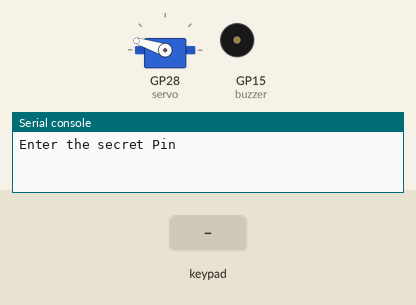
Recording of a program running on a simulated Raspberry Pi Pico running MicroPython. Parts: servo, buzzer (waves = sounding, pin HIGH), the last lines printed to the serial console. Inputs (shaded band) come from the test bench. Servo angles are drawn from the pulse width (0.5 ms = 0°, 2.5 ms = 180°); pins used as bus, display or sensor lines are not drawn.

Above: at 1.2 s.
1.3 s: keypad keys 1 2 pressed 0.4 s apart
At 3.6 s:
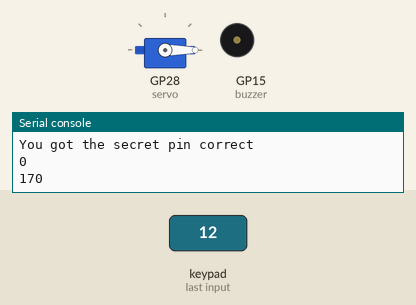
5.1 s: key '*' pressed
7.5 s: key '1' pressed
At 8.4 s:
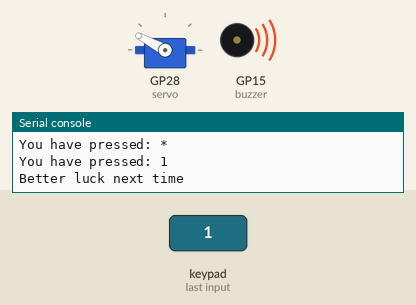
10.5 s: key '#' pressed
12.0 s: key '2' pressed
At 14.6 s:
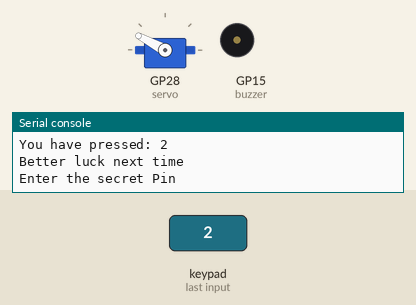
Timing chart, 0 to 16.0 s (numbered marks = the images above; inputs shaded):
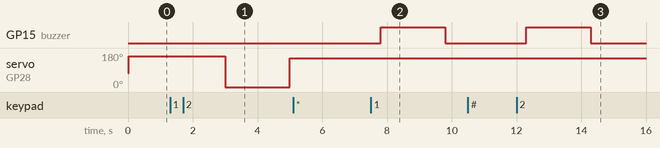

The program:

Oplossing_Allessandro.py
```python
# Matrix Keypad
# NerdCave - https://www.youtube.com/channel/UCxxs1zIA4cDEBZAHIJ80NVg

from machine import Pin
from servo import *
import utime

# Create a map between keypad buttons and characters

matrix_keys = [['1', '2', '3'],
               ['4', '5', '6'],
               ['7', '8', '9'],
               ['*', '0', '#']]

NUMBER_OF_ROWS = 4
NUMBER_OF_COLUMNS = 3

# Define the GPIO pins on the pico
# corresponding with the pins on the Keypad
keypad_rows = [2,3,4,5]  # [R1, R2, R3, R4]
keypad_columns = [6,7,8] # [C1, C2, C3]

guess = []              # the keys entered by the user
secret_pin = ['1','2']  # our secret pincode

buzzer = Pin(15, Pin.OUT, Pin.PULL_UP)  # setup pin to be an output
servo = Servo(pin=28)
servo.rotateDeg(0)

row_pins = []
for pin in keypad_rows:
    row = Pin(pin, Pin.OUT)
    row.value(1)
    row_pins.append(row)

col_pins = []
for pin in keypad_columns:
    col_pins.append(Pin(pin, Pin.IN, Pin.PULL_DOWN))

##############################Scan keys ####################

def scankeys():
    for row in range(NUMBER_OF_ROWS):
        row_pins[row].high()
        for col in range(NUMBER_OF_COLUMNS):
            if col_pins[col].value() == 1:
                key_press = matrix_keys[row][col]
                guess.append(key_press)
                print("You have pressed:", key_press)
                utime.sleep(0.3)

            if len(guess) == len(secret_pin):
                checkPin(guess)
        row_pins[row].low()

##############################To check Pin #################
def checkPin(guess):
    if guess == secret_pin:
        print("You got the secret pin correct")
        for pos in range(0,180, 170):
            print(pos)
            servo.rotateDeg(pos)
            sleep(1)
        for pos in range(180,0, -170):
            print(pos)
            servo.rotateDeg(pos)
            sleep(1)
    else:
        print("Better luck next time")
        buzzer.value(1)
        utime.sleep(2)
        buzzer.value(0)

    guess.clear()
    print("Enter the secret Pin")

###########################################################

print("Enter the secret Pin")
while True:

    scankeys()
```

servo.py
```python
import machine
from time import sleep

class Servo:
    def __init__(self, MIN_DUTY=300000, MAX_DUTY=2300000, pin=0, freq=50):
        self.pwm = machine.PWM(machine.Pin(pin))
        self.pwm.freq(freq)
        self.MIN_DUTY = MIN_DUTY
        self.MAX_DUTY = MAX_DUTY

    def rotateDeg(self, deg):
        deg = max(0, min(deg, 180))
        duty_ns = int(self.MAX_DUTY - deg * (self.MAX_DUTY-self.MIN_DUTY)/180)
        self.pwm.duty_ns(duty_ns)

servo = Servo(pin=28)
servo.rotateDeg(90)
while False:
    for pos in range(0,180, 5):
        print(pos)
        servo.rotateDeg(pos)
        sleep(1)
    for pos in range(180,0, -5):
        print(pos)
        servo.rotateDeg(pos)
        sleep(1)
```

Measured:
- after the input at 1.3 s, servo on GP28 (servo): 162° → 0° after 1.7 s, → 152° 2.0 s later
- after the input at 7.5 s, GP15 (buzzer): LOW → HIGH after 0.30 s, → LOW 2.0 s later
- after the input at 12.0 s, GP15 (buzzer): LOW → HIGH after 0.30 s, → LOW 2.0 s later
